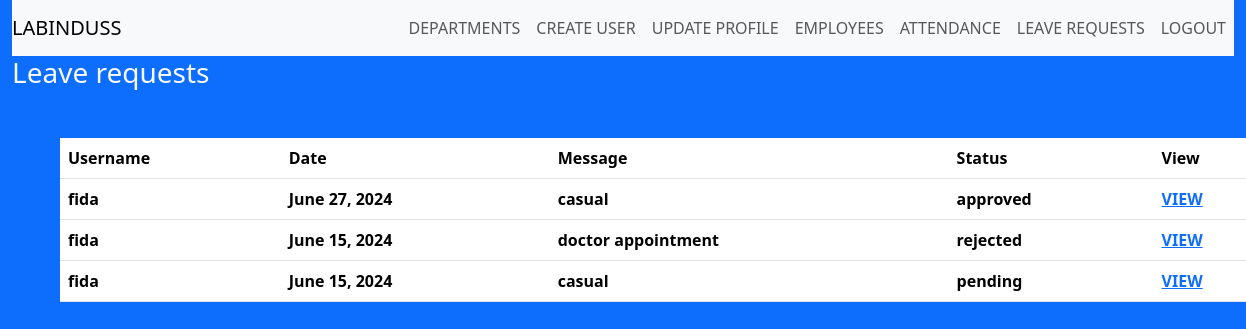
Page /leave_requests_admin on the earlier database version.
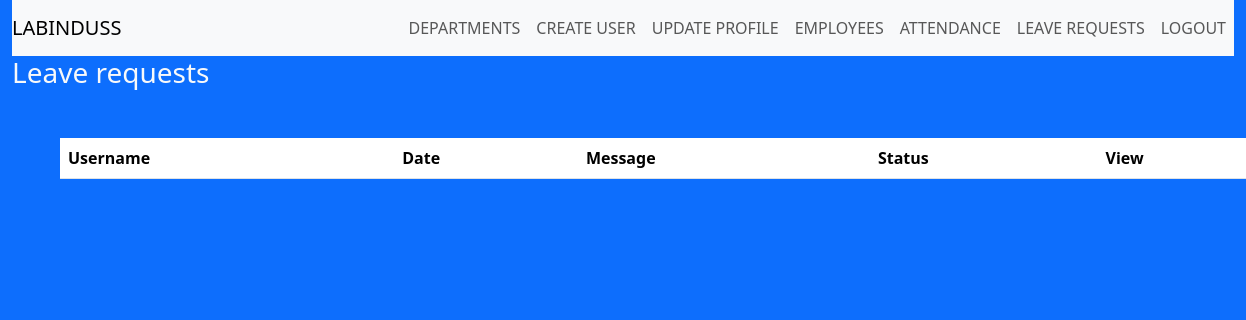
Same page on the later database version.
### attendance_app/models.py (models this page shows)
class leave_requests(models.Model):
      user=models.ForeignKey(User,on_delete=models.CASCADE)
      date=models.DateField()
      message=models.TextField(max_length=255)
      status=models.CharField(max_length=255,default='pending')

### attendance_app/views.py (the view)
# urls.py: path('leave_requests_admin',views.leave_requests_admin,name='leave_requests_admin'),
def leave_requests_admin(request):
            requests=leave_requests.objects.all()
            return render(request,'admin/leave_requests.html',{'requests':requests})

### templates/admin/leave_requests.html
{% extends 'admin/base.html' %}
{% block content %}
      <h3>Leave requests</h3>
      <table class="table m-5">
            <tr>
                  <th class="col">Username</th>
                  <th class="col">Date</th>
                  <th class="col">Message</th>
                  <th class="col">Status</th>
                  <th class="col" cla>View</th>
            </tr>
            {% for request in requests %}
            <tr>
                  <th>{{request.user.username}}</th>
                  <th>{{request.date}}</th>
                  <th>{{request.message}}</th>
                  <th>{{request.status}}</th>
                  <th><a href="{% url 'view_leave_request_admin' request.id %}">VIEW</a></th>
            </tr>
            {% endfor %}
      </table>
{% endblock %}

Differences in the rows shown:
removed leave_requests: user.username "fida", date "June 27, 2024", message "casual", status "approved"
removed leave_requests: user.username "fida", date "June 15, 2024", message "doctor appointment", status "rejected"
removed leave_requests: user.username "fida", date "June 15, 2024", message "casual", status "pending"
